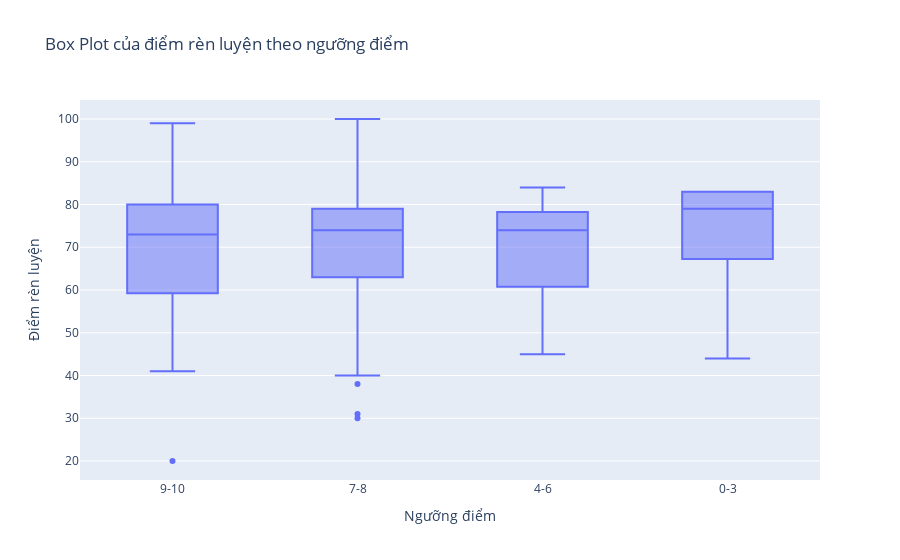

Notebook source saved alongside this figure:
### Markdown cell above
### Box plot
_ biểu thị dữ liệu phân bố như nào, có đối xứng hay không, thể hiện qua các thông tin
* giá trị lớn nhât, nhỏ nhất
* median, q1, q3
* IQR: (tứ phân vị)khoảng từ q1-q3, biểu diễn mức độ phân tán của dữ liệu trung tâm
* các điểm bất thường: giá trị khác biệt so với các dữ liệu còn lại, có thể nằm ngoài khoảng IQR
    * VD: ngoài khoảng: [Q1-1.5*IQR; Q3+1.5*IQR]

### Code cell
data['Ngưỡng điểm'] = pd.cut(data['Điểm trung bình(hệ 10)'], 
                             bins=[0, 3, 6, 8, 10], labels=["0-3", "4-6", "7-8", "9-10"])
# print(data.head)
# Tạo box plot tương tác với plotly
fig = px.box(data, x='Ngưỡng điểm', y='Điểm rèn luyện', 
             title="Box Plot của điểm rèn luyện theo ngưỡng điểm",
             labels={'Ngưỡng điểm': 'Ngưỡng điểm', 'Điểm trung bình( hệ 10)': 'Điểm trung bình (hệ 10)'})

# Hiển thị biểu đồ
fig.show()

### Figure 1 — Plotly figure (JSON) as saved in the notebook; plotly's stock layout.template omitted (floating-point values rounded to 4 significant figures; data arrays with more than 128 entries replaced by an {"elided": "..."} marker saying what was removed)
{"data": [{"alignmentgroup": "True", "hovertemplate": "Ngưỡng điểm=%{x}<br>Điểm rèn luyện=%{y}<extra></extra>", "legendgroup": "", "marker": {"color": "#636efa"}, "name": "", "notched": false, "offsetgroup": "", "orientation": "v", "showlegend": false, "type": "box", "x": {"elided": "500 str values"}, "x0": " ", "xaxis": "x", "y": {"elided": "500 int values"}, "y0": " ", "yaxis": "y"}], "layout": {"boxmode": "group", "legend": {"tracegroupgap": 0}, "title": {"text": "Box Plot của điểm rèn luyện theo ngưỡng điểm"}, "xaxis": {"anchor": "y", "domain": [0, 1], "title": {"text": "Ngưỡng điểm"}}, "yaxis": {"anchor": "x", "domain": [0, 1], "title": {"text": "Điểm rèn luyện"}}}}
